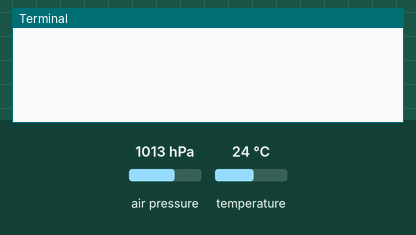
A program run on a simulated Raspberry Pi (BCM pin numbers). Parts: the last lines printed to the terminal. Inputs (shaded band) come from the test bench; at power-on: air pressure 1013 hPa, temperature 24 °C.

Above: at 1.2 s.
1.3 s: air pressure set to 952 hPa
At 4.9 s:
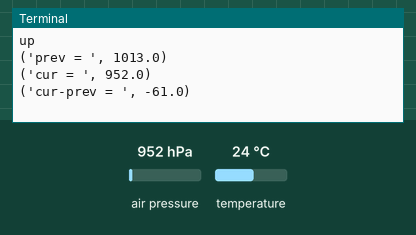
5.5 s: air pressure set to 975 hPa
At 9.4 s:
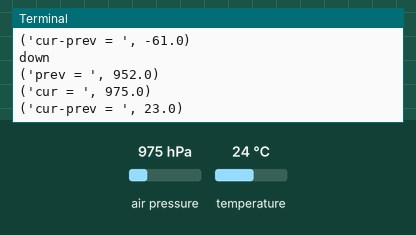

The program:

Adafruit_BME280_Example.py
```python
from Adafruit_BME280 import *
from time import sleep
sensor = BME280(t_mode=BME280_OSAMPLE_8, p_mode=BME280_OSAMPLE_8, h_mode=BME280_OSAMPLE_8)

degrees = sensor.read_temperature()
pascals = sensor.read_pressure()
hectopascals = pascals / 100
#humidity = sensor.read_humidity()

degrees = sensor.read_temperature()
pascals = sensor.read_pressure()
hectopascals = pascals / 100

cur_floor = hectopascals
prev_floor = hectopascals

while True:
    degrees = sensor.read_temperature()
    pascals = sensor.read_pressure()
    hectopascals = pascals / 100
    sleep(2)
    cur_floor = hectopascals

    if((cur_floor - prev_floor) > 0.36):
        print 'down'
        print ('prev = ', prev_floor)
        print ('cur = ', cur_floor)
        print ('cur-prev = ',cur_floor-prev_floor)
        prev_floor = cur_floor
    elif((cur_floor - prev_floor) < -0.36):
        print 'up'
        print('prev = ', prev_floor)
        print('cur = ', cur_floor)
        print('cur-prev = ',cur_floor-prev_floor)
        prev_floor = cur_floor
```

Measured:
- after the input at 1.3 s, the terminal: prints a new line after 2.7 s (image 1)
- after the input at 5.5 s, the terminal: prints a new line after 2.5 s (image 2)
